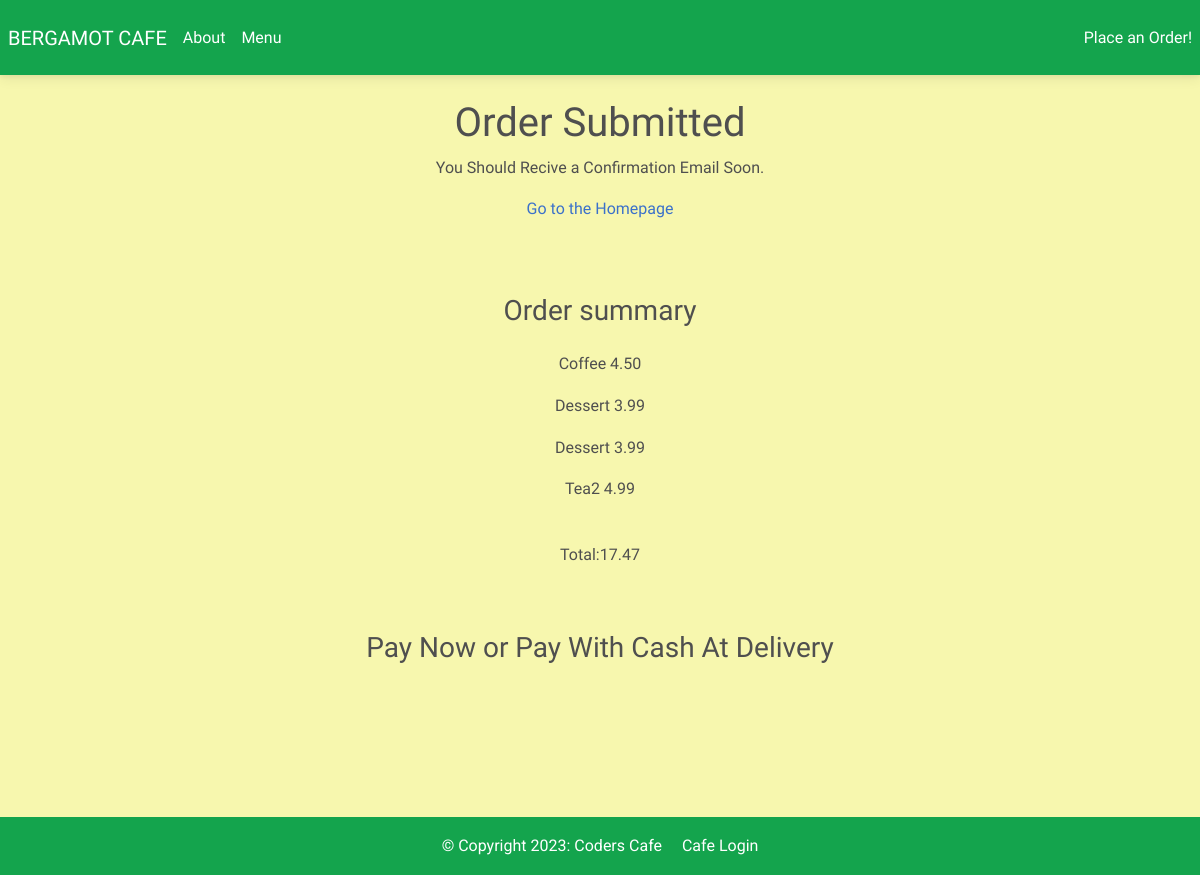
The page /order-confirmation/41 on the database as committed earlier.
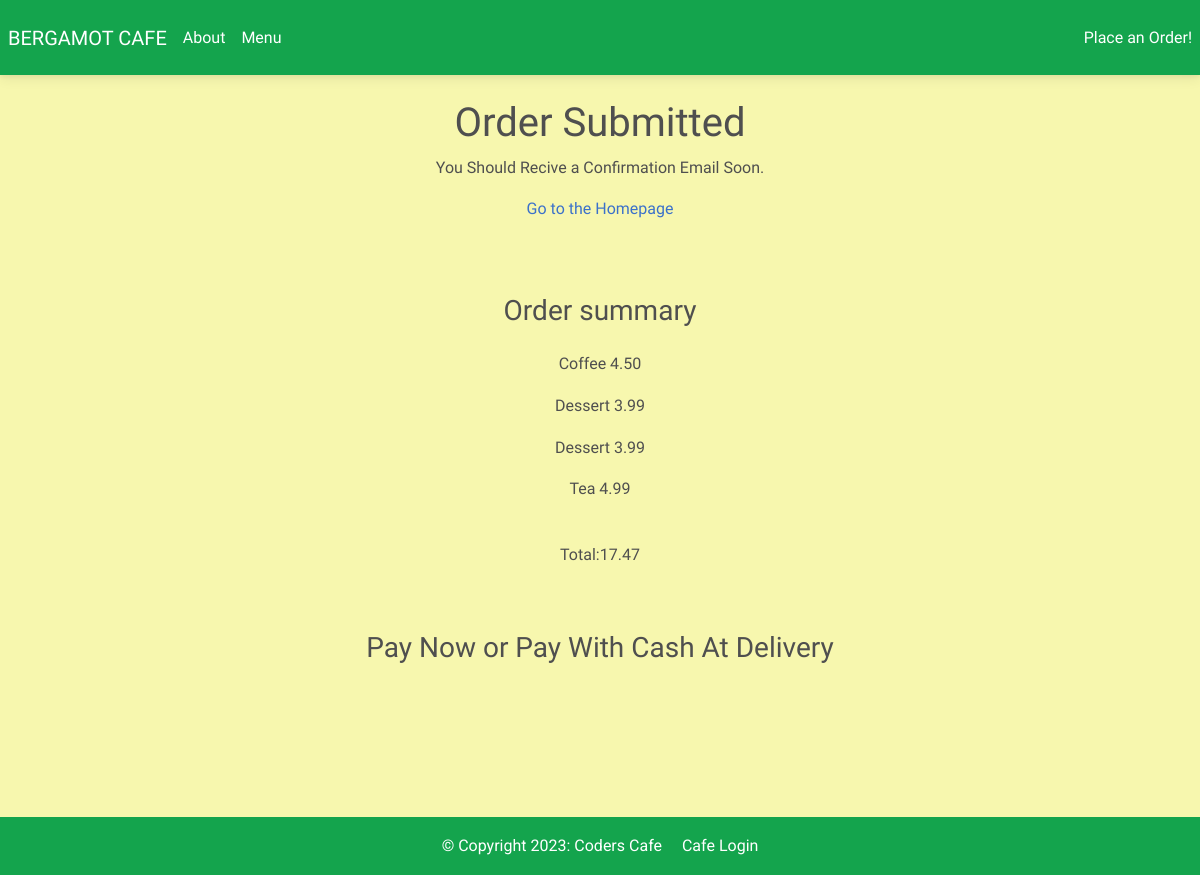
The same page on the database as committed later.
### customer/models.py (models this page shows, shortened)
class MenuItem(models.Model):
    name = models.CharField(max_length=100)
    description = models.TextField()
    image = models.ImageField(upload_to='menu_images/')
    price = models.DecimalField(max_digits=5, decimal_places=2)
    category = models.ManyToManyField('category', related_name='item')

### customer/views.py (the view, shortened to what this page needs)
# urls.py: path('order-confirmation/<int:pk>', OrderConfirmation.as_view(),
class OrderConfirmation(View):
    def get(self, request, pk, *args, **kwargs):
        order = OrderModel.objects.get(pk=pk)
        context = {
            'pk': order.pk,
            'items': order.items,
            'price': order.price,
        }
        return render(request, 'customer/order_confirmation.html', context)

### customer/templates/customer/order_confirmation.html (shortened to what this page needs)
{% extends 'customer/base.html' %}
{% block content %}
<div class="back-pay">
    <div class="container mb-5 mytext_style">
        <div class="row justify-content-center">
            <div class="col-md-5 col-sm-12 p-4 text-center">
                <h1>Order Submitted</h1>
                <p class="fw-medium">You Should Recive a Confirmation Email Soon.</p>
                <a href="{% url 'index' %}"> Go to the Homepage</a>
            </div>
        </div>
        <div class="row justify-content-center mt-5">
            <div class="col-md-5 col-sm-12 text-center">
                <h3 class="pb-3">Order summary</h3>
                {% for item in items.all %}
                <p>{{ item.name}} <span class="pl-3">{{ item.price }}</span></p>
                {% endfor %}
                <p class="font-weight-bold pt-4">Total:{{ price }}</p>
            </div>
        </div>
        <div class="row justify-content-center pb-2 pt-5">
            <div class="col-md-8 col-sm-12 text-center">
                <h3>Pay Now or Pay With Cash At Delivery</h3>
            </div>
        </div>
        <div class="row justify-content-center pb-5">
        </div>
    </div>
</div>
{% endblock content %}

Rows that differ between the two databases and show on the page:
changed MenuItem: name "Tea2" → "Tea"
